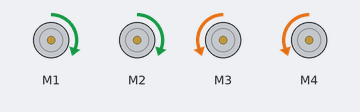
Recording of a sketch running on a simulated Arduino Uno, built with avr-gcc and run on an emulated ATmega328P. Shown: 4 × DC motor (green arrow = forward, orange = backward, longer = faster).

Above: at 0.5 s.
At 1.6 s:
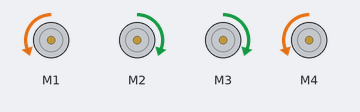
At 2.7 s:
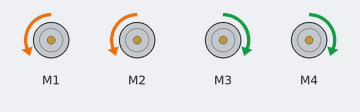
At 3.8 s:
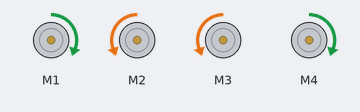
At 5.45 s:
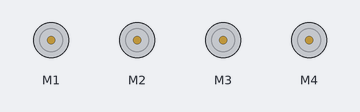
Timing chart, 0 to 5.8 s (numbered marks = the images above):
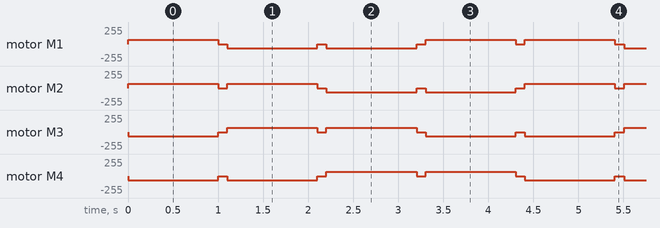

The sketch:

Driving_Test.ino
```cpp
#include <Wire.h>
#include <Adafruit_MotorShield.h>

Adafruit_MotorShield AFMS = Adafruit_MotorShield();
int _stopMode = BRAKE; // BRAKE or RELEASE must be set.

void setup() {
  Serial.begin(9600);
  AFMS.begin();
}

void loop() {
  rDrive(90, 25, 0); // 90-deg, right
  delay(1000);
  halt();
  delay(100);
  rDrive(180, 25, 0); // 180-deg, back
  delay(1000);
  halt();
  delay(100);
  rDrive(270, 25, 0); // 270-deg, left
  delay(1000);
  halt();
  delay(100);
  rDrive(360, 25, 0); // 360 or 0-deg, forward
  delay(1000);
  halt();
  delay(100);
}
```

formulas.ino
```cpp
/******************************
*                             *
* Holonomic Driving Functions *
*                             *
******************************/
#include <math.h>
Adafruit_DCMotor *motor1 = AFMS.getMotor(1);
Adafruit_DCMotor *motor2 = AFMS.getMotor(2);
Adafruit_DCMotor *motor3 = AFMS.getMotor(3);
Adafruit_DCMotor *motor4 = AFMS.getMotor(4);
extern int _stopMode;

// drive(x, y, r)
// x: x-vector, 0-100% of full speed
// y: y-vector, 0-100% of full speed
// r: clockwise rotation, 0-100% of full speed
void drive(int x, int y, int r) {
	if(x > 100) { x = 100; } else if(x < -100) { x = -100; }
	if(y > 100) { y = 100; } else if(y < -100) { y = -100; }

	int m1 = y + x + r;
	int m2 = (-1 * y) + x + r;
	int m3 = (-1 * y) + (-1 * x) + r;
	int m4 = y + (-1 * x) + r;

        int max = 0;
        if(abs(m1) > max) { max = abs(m1); }
        if(abs(m2) > max) { max = abs(m2); }
        if(abs(m3) > max) { max = abs(m3); }
        if(abs(m4) > max) { max = abs(m4); }

        if(max > 0) {
                double scale = 1;
                if(max > 100) { scale = 1/(max/100.0); }
                m1 = (scale * m1) * 2.55;
                m2 = (scale * m2) * 2.55;
                m3 = (scale * m3) * 2.55;
                m4 = (scale * m4) * 2.55;
        }

	int d1 = m1 == 0 ? _stopMode : m1 > 0 ? FORWARD : BACKWARD;
	int d2 = m2 == 0 ? _stopMode : m2 > 0 ? FORWARD : BACKWARD;
	int d3 = m3 == 0 ? _stopMode : m3 > 0 ? FORWARD : BACKWARD;
	int d4 = m4 == 0 ? _stopMode : m4 > 0 ? FORWARD : BACKWARD;

        motor1->setSpeed(abs(m1));
        motor2->setSpeed(abs(m2));
        motor3->setSpeed(abs(m3));
        motor4->setSpeed(abs(m4));

	motor1->run(d1);
	motor2->run(d2);
	motor3->run(d3);
	motor4->run(d4);
}

// rDrive(a, v, r)
// a: angle relative to robot, 0-360 degrees
//         0-degrees is straight ahead
// v: velocity, 0-100% of full speed
// r: clockwise rotation, 0-100% of full speed
void rDrive(int a, int v, int r) {
	float rad  = (a - 90) * PI / 180;
	float x = v * cos(rad);
	float y = v * sin(rad) * -1;
	drive((int)x, (int)y, r);
}

// spin(r):
// r: clockwise rotation, 0-100% of full speed
void spin(int r) { drive(0, 0, r); }

void halt() { drive(0, 0, 0); }
```

Measured:
- by itself, motor M1: repeats every 4.4 s: 2 × (stopped 0.10 s, backward 63/255 1.0 s), 2 × (stopped 0.10 s, forward 63/255 1.0 s)
- by itself, motor M3: repeats every 4.4 s: 2 × (stopped 0.10 s, forward 63/255 1.0 s), 2 × (stopped 0.10 s, backward 63/255 1.0 s)
- by itself, motor M2: repeats every 4.4 s: stopped 0.10 s, forward 63/255 1.0 s, 2 × (stopped 0.10 s, backward 63/255 1.0 s), stopped 0.10 s, forward 63/255 1.0 s
- by itself, motor M4: repeats every 4.4 s: stopped 0.10 s, backward 63/255 1.0 s, 2 × (stopped 0.10 s, forward 63/255 1.0 s), stopped 0.10 s, backward 63/255 1.0 s
